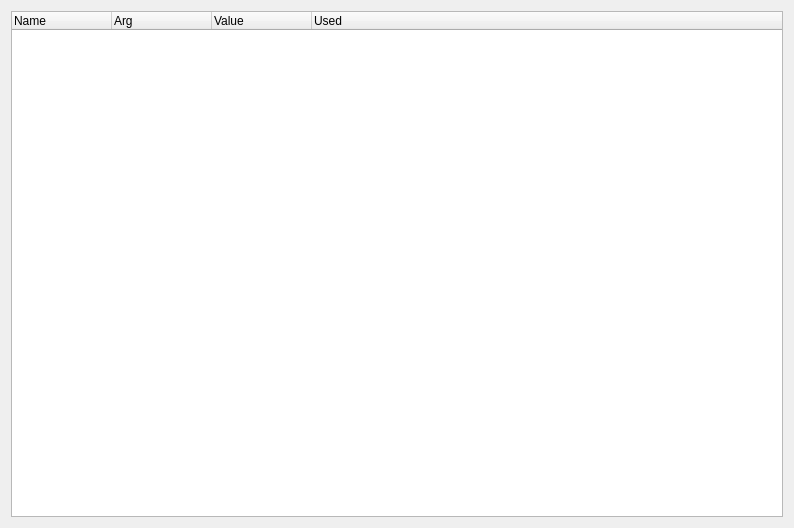
<?xml version="1.0" encoding="UTF-8"?>
<ui version="4.0">
 <class>SeerStackLocalsBrowserWidgetForm</class>
 <widget class="QWidget" name="SeerStackLocalsBrowserWidgetForm">
  <property name="geometry">
   <rect>
    <x>0</x>
    <y>0</y>
    <width>794</width>
    <height>528</height>
   </rect>
  </property>
  <property name="windowTitle">
   <string>Form</string>
  </property>
  <layout class="QGridLayout" name="gridLayout">
   <item row="0" column="0" colspan="2">
    <widget class="QTreeWidget" name="localsTreeWidget">
     <property name="columnCount">
      <number>4</number>
     </property>
     <column>
      <property name="text">
       <string>Name</string>
      </property>
     </column>
     <column>
      <property name="text">
       <string>Arg</string>
      </property>
     </column>
     <column>
      <property name="text">
       <string>Value</string>
      </property>
     </column>
     <column>
      <property name="text">
       <string>Used</string>
      </property>
     </column>
    </widget>
   </item>
  </layout>
 </widget>
 <resources/>
 <connections/>
</ui>
